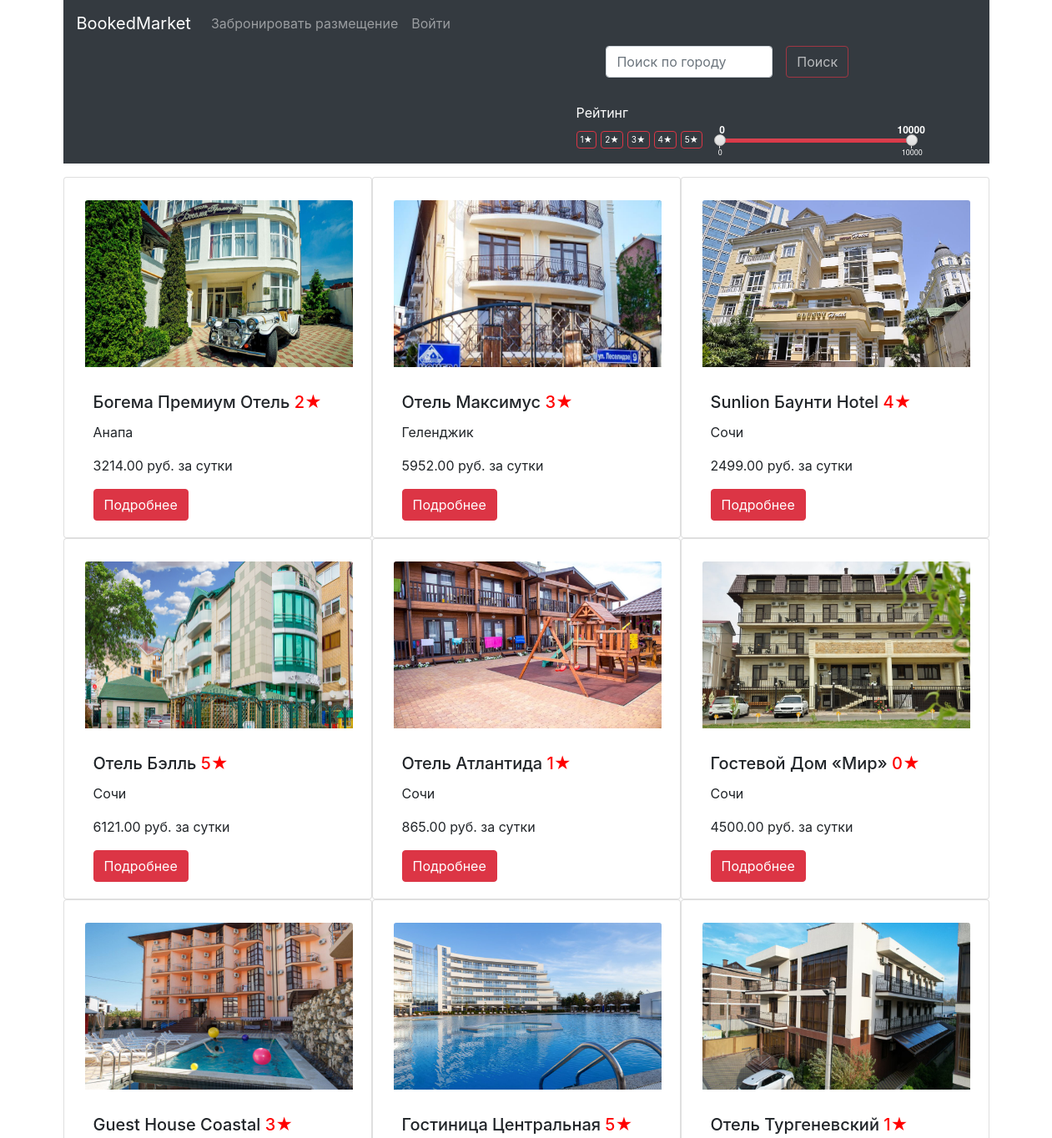
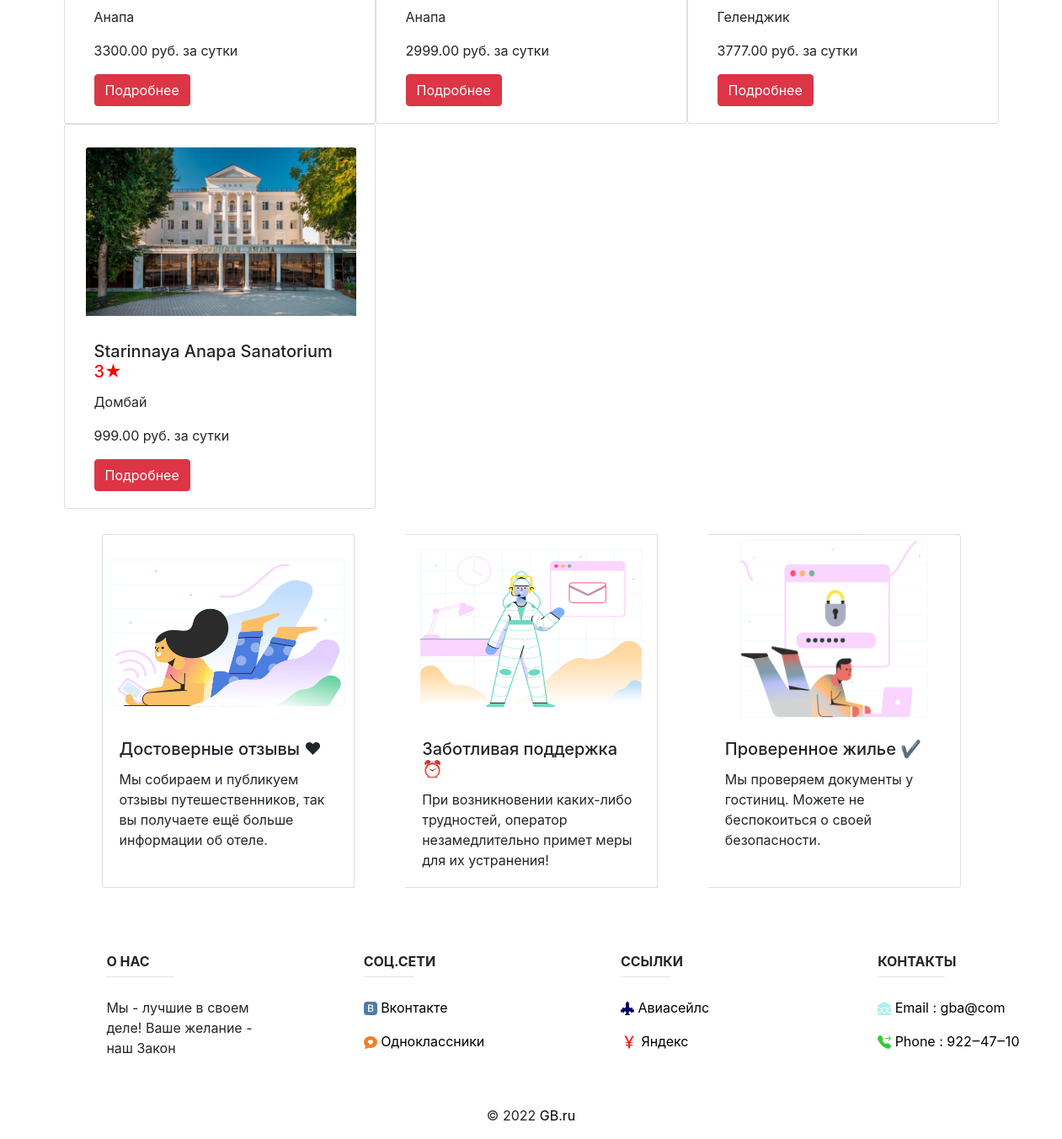
Screenshot of /list_of_accommodations/ with the database file from the repository (2 pictures, top to bottom).
### mainapp/models.py (models this page shows, shortened)
class Accommodation(models.Model):
    country = models.ForeignKey(ListOfCountries, on_delete=models.CASCADE)
    region = models.ForeignKey(Regions, on_delete=models.CASCADE)
    name = models.CharField(
        verbose_name="название проживания", max_length=128, unique=True
    )
    image = models.ImageField(upload_to="accommodation_img", blank=True)
    short_desc = models.TextField(
        verbose_name="краткое описание продукта", max_length=60, blank=True
    )
    description = models.TextField(verbose_name="описание продукта", blank=True)
    availability = models.PositiveIntegerField(
        verbose_name="количество свободных номеров"
    )
    price = models.DecimalField(
        verbose_name="цена", max_digits=8, decimal_places=2, default=0
    )
    room_desc = models.TextField(
        verbose_name="краткое описание комнаты", max_length=60, blank=True
    )
    is_active = models.BooleanField(verbose_name="активна", default=True)
    rating = models.PositiveIntegerField(verbose_name="рейтинг", default=0, validators=[
        MaxValueValidator(5),
        MinValueValidator(0)
    ])

class Regions(models.Model):
    country = models.ForeignKey(ListOfCountries, on_delete=models.CASCADE)
    name = models.CharField(verbose_name="имя", max_length=64, unique=True)
    description = models.TextField(verbose_name="описание", blank=True)
    is_active = models.BooleanField(verbose_name="активна", default=True)
    def __str__(self):
        return self.name

### mainapp/views.py (the view)
# urls.py: path("", mainapp.AccommodationListView.as_view(), name="index"),
class AccommodationListView(FilterView):
    model = Accommodation
    template_name = "mainapp/accommodations.html"
    context_object_name = "list_of_accommodations"
    queryset = Accommodation.objects.all()
    filterset_class = AccommodationFilter
    def get_context_data(self, **kwargs):
        context = super().get_context_data(**kwargs)
        context["title"] = "размещение"
        return context

### mainapp/templates/mainapp/accommodations.html (shortened to what this page needs)
{% extends 'mainapp/base.html' %}
{% load static %}
{% block content %}
<nav class="navbar navbar-expand-lg navbar-dark bg-dark ;" >
    <form class="amm-custom-form" method="get" action="{% url 'acc:index' %}" style="width: 400; ">
            <div class="ammo-combo-part">
                <div class="row justify-content-around">
                    <div class="col-4">
                        <input id="q-search" class="form-control mr-sm-1 "
                        type="search" placeholder="Поиск по городу" aria-label="Search"
                        name="q" style="width: 200px;">
                    </div>
                    <div class="col-4">
                        <button id="search-btn" class="btn btn-outline-danger my-2 my-sm-0 disabled" style="color: #fff;"
                        type="submit">Поиск</button>
                    </div>
                </div>
                <div class="ammo-query">
                    <div class="star-rating">
                        <div>
                            <p class="title">Рейтинг</p>
                            <div class="star-list">
                                <span data-star="1" class="sltru-start">1★</span>
                                <span data-star="2" class="sltru-start">2★</span>
                                <span data-star="3" class="sltru-start">3★</span>
                                <span data-star="4" class="sltru-start">4★</span>
                                <span data-star="5" class="sltru-start">5★</span>
                            </div>
                        </div>
                    </div>
                    <div class="amm-slider-range">
                    </div>
                </div>
            </div>
        </form>
 </nav>
    <div class="container mt-3">
        <div class="row centered" >
            {% for offer in list_of_accommodations %}
                <div class="card  col-lg-4" style="width: 16rem;
                display: flex;">
                    <div style="margin-left: 0%;margin-right: +5%; margin-top: 5%;">
                        <img src="/media/{{ offer.image }}"
                         class="card-img-top filters__img" alt="..." >
                    </div>
                    <div class="card-body fa fa-align-justify">
                        <h5 class="card-title">{{ offer.name|title }} <span class="accommodations-star-rating">{{offer.rating}}★</span></h5>
                        <p class="card-text">{{ offer.region|title }}</p>
                        <p class="card-text">{{ offer.price }} руб. за сутки</p>
                        <a href="{% url 'acc:accommodation' offer.pk %}"
                           class="btn btn-danger">Подробнее</a>
                    </div>
                </div>
                {% empty %}
                    <div class="empty-accommodations">Вариантов размещения не найдено</div>
            {% endfor %}
        </div>
    </div>
{% endblock %}

### mainapp/templates/mainapp/base.html (shortened to what this page needs)
{% load static %}
<html lang="en">
<head>
    {% block css %}
    <link
            href="{% static 'css/jquery.range.css' %}"
            rel="stylesheet"
    />
    <link
            href="{% static 'css/form.css' %}"
            rel="stylesheet"
    />
    <link rel="stylesheet" type="text/css"
          href="{% static 'css/bootstrap.min.css' %}">
    <link rel="stylesheet" type="text/css"
          href="{% static 'css/style.css' %}">
    <link rel="stylesheet"
          href="https://stackpath.bootstrapcdn.com/bootstrap/4.5.0/css/bootstrap.min.css"
>
    {% endblock %}
</head>
<body>
<div class="container">
    {% block menu %}
    {% include 'mainapp/includes/inc_menu.html' %}
    {% endblock %}
    {% block content %}
    {% endblock %}
    {%block centers%}
    {% include 'mainapp/includes/inc_centers.html' %}
    {%endblock%}
</div>
</body>
<footer>
    {% block footer %}
    {% include 'mainapp/includes/inc_footer.html' %}
    {% endblock %}
</footer>
</html>

### mainapp/templates/mainapp/includes/inc_menu.html (shortened to what this page needs)
<div class="">
<nav class="navbar navbar-expand-lg navbar-dark bg-dark">
    <div class="collapse navbar-collapse" id="navbarTogglerDemo01">
        <a class="navbar-brand" href="{% url 'main' %}">BookedMarket</a>
        <ul class="navbar-nav mr-auto mt-2 mt-lg-0">
            <li class="nav-item"><a class="nav-link"
                                    href="{% url 'acc:index' %}">
                Забронировать размещение</a></li>
            <li class="nav-item dropdown">
                {% if user.is_authenticated %}
                    <a class="nav-link dropdown-toggle"
                       href="" data-toggle="dropdown" aria-haspopup="true"
                       aria-expanded="false">
                        {{ user|default:'Пользователь' }}
                    </a>
                    <div class="dropdown-menu" aria-labelledby="navbarDropdown">
                        <a class="dropdown-item" href="{% url 'auth:edit' %}">Профиль</a>
                        <a class="dropdown-item" href="{% url 'basket:view' %}">Корзина</a>
                        <a class="dropdown-item" href="{% url 'order:orders_list' %}">Заказы</a>
                    {% if user.is_superuser %}
                        <div class="dropdown-divider"></div>
                        <a class="dropdown-item" href="{% url 'admin:users' %}">Админка</a>
                    {% endif %}
                    </div>
                    <li class="nav-item">
                        <a class="nav-link"
                           href="{% url 'auth:logout' %}">Выйти</a>
                    </li>
                {% else %}
                    <li class="nav-item">
                        <a class="nav-link"
                           href="{% url 'auth:login' %}">Войти</a>
                    </li>
                {% endif %}
            </li>
        </ul>
    </div>
</nav>
</div>

### mainapp/templates/mainapp/includes/inc_centers.html
{% load static %}
    <div class=" container card-group ">
        <div class="card" style="margin: 30px; " >
            <img src="{% static 'img/speed.png' %}" class="card-img-top" alt="..." width="200" height="222">
            <div class="card-body" >
                <h5 class="card-title">Достоверные отзывы &#10084;</h5>
                <p class="card-text">Мы собираем и публикуем отзывы путешественников, так вы получаете ещё больше информации об отеле.</p>
            </div>
        </div>
        <div class="card" style="margin: 30px;">
            <img src="{% static 'img/support.png' %}" class="card-img-top" alt="..." width="200" height="222">
            <div class="card-body">
                <h5 class="card-title">Заботливая поддержка &#9200;</h5>
                <p class="card-text"> При возникновении каких-либо трудностей, оператор незамедлительно примет меры для их устранения!</p>
            </div>
        </div>
        <div class="card" style="margin: 30px;">
            <img src="{% static 'img/proverka.png' %}" class="card-img-top" alt="..." width="200" height="222">
            <div class="card-body">
                <h5 class="card-title">Проверенное жилье &#10004;</h5>
                <p class="card-text">Мы проверяем документы у гостиниц. Можете не беспокоиться о своей безопасности.</p>
            </div>
        </div>
    </div>

### mainapp/templates/mainapp/includes/inc_footer.html (shortened to what this page needs)
    <div class="container text-center text-md-left mt-5">
        <div class="row mt-3" style="width:110%">
            <div class="col-md-3 col-lg-2 col-xl-2 mx-auto mb-4">
                <h6 class="text-uppercase font-weight-bold">О нас</h6>
                <hr class="deep-purple accent-2 mb-4 mt-0
                         d-inline-block mx-auto" style="width: 80px;">
                <p>Мы - лучшие в своем деле! Ваше желание - наш Закон</p>
            </div>
            <div class="col-md-3 col-lg-2 col-xl-2 mx-auto mb-4">
                <h6 class="text-uppercase font-weight-bold">Соц.сети</h6>
                <hr class="deep-black accent-2 mb-4 mt-0
                        d-inline-block mx-auto" style="width: 60px;">
                 <p>
  <a href="https://vk.com" target="_blank" style='color:black; text-decoration:none'>Вконтакте</a>
                </p>
                <p>
 <a href="https://ok.ru/" target="_blank" style='color:black; text-decoration:none'>Одноклассники</a>
                </p>
            </div>
                        <div class="col-md-3 col-lg-2 col-xl-2 mx-auto mb-4">
                <h6 class="text-uppercase font-weight-bold">Ссылки</h6>
                <hr class="deep-black accent-2 mb-4 mt-0
                        d-inline-block mx-auto" style="width: 60px;">
                <p>
                    <a href="https://www.aviasales.ru/" target="_blank" style='color:black; text-decoration:none'>Авиасейлс</a>
                </p>
                <p>
                    <a href="https://travel.yandex.ru/hotels/" target="_blank" style='color:black; text-decoration:none'>Яндекс</a>
                </p>
            </div>
            <div class="col-md-3 col-lg-2 col-xl-2 mx-auto mb-4">
                <h6 class="text-uppercase font-weight-bold">Контакты</h6>
                <hr class="deep-purple accent-2 mb-4 mt-0 d-inline-block mx-auto" style="width: 80px;">
                <p>
<a href="mailto:gba@com.ru&body=Здравствуйте?subject=вопрос" target="_blank" style='color:black; text-decoration:none'>Email : gba@com</a>
                </p>
                <p>
<a href="tel:+74989224710" target="_blank" style='color:black; text-decoration:none'>Phone : 922‒47‒10</a>
                </p>
            </div>
        </div>
    </div>
    <div class="footer-copyright text-center py-3">&copy; {%now 'Y'%}
        <a href="https://gb.ru/" target="_blank" style='color:black; text-decoration:none'>GB.ru</a>
    </div>

### static/css/form.css (style rules this page uses)
.amm-custom-form { display: flex; align-items: center; padding: 10px 0; padding-left: 599px; margin-top: -19px; }
.ammo-combo-part { margin-right: 20px; }
.ammo-query { margin-top: 30px; display: flex; align-items: flex-end; justify-content: flex-start; }
.amm-slider-range { max-width: 250px; width: 100%; margin-bottom: 7px; }
.star-rating { display: flex; margin-right: 20px; }
.star-rating .title { height: auto !important; color: #fff; margin-bottom: 10px; }
.star-rating .sltru-start { cursor: pointer; color: #fff; border: 1px solid #dc3545; border-radius: 4px; font-size: .63rem; margin-right: 5px; padding: 2px 4px; }
.star-rating .sltru-start:last-child { margin-right: 0; }
.star-list { display: flex; }
.accommodations-star-rating { color: red; }

### static/css/style.css (style rules this page uses)
* { margin: 0; padding: 0; }
body { font-family: 'Montserrat', sans-serif; }
html, body { height: 100%; }
.filters__img { width: 100%; height: 200px; overflow: hidden; margin: 10px; }
.container { width: 1366px; margin: 0 auto; }
.title { height: 152px; margin-right: 15px; }

### rows the page displays
Accommodation: image (picture), name "Богема Премиум Отель", rating "2", region "Анапа", price "3214.00"
Accommodation: image (picture), name "Отель Максимус", rating "3", region "Геленджик", price "5952.00"
Accommodation: image (picture), name "Sunlion Баунти Hotel", rating "4", region "Сочи", price "2499.00"
Accommodation: image (picture), name "Отель Бэлль", rating "5", region "Сочи", price "6121.00"
Accommodation: image (picture), name "Отель Атлантида", rating "1", region "Сочи", price "865.00"
Accommodation: image (picture), name "Гостевой Дом «Мир»", rating "0", region "Сочи", price "4500.00"
Accommodation: image (picture), name "Guest House Coastal", rating "3", region "Анапа", price "3300.00"
Accommodation: image (picture), name "Гостиница Центральная", rating "5", region "Анапа", price "2999.00"
Accommodation: image (picture), name "Отель Тургеневский", rating "1", region "Геленджик", price "3777.00"
Accommodation: image (picture), name "Starinnaya Anapa Sanatorium", rating "3", region "Домбай", price "999.00"
